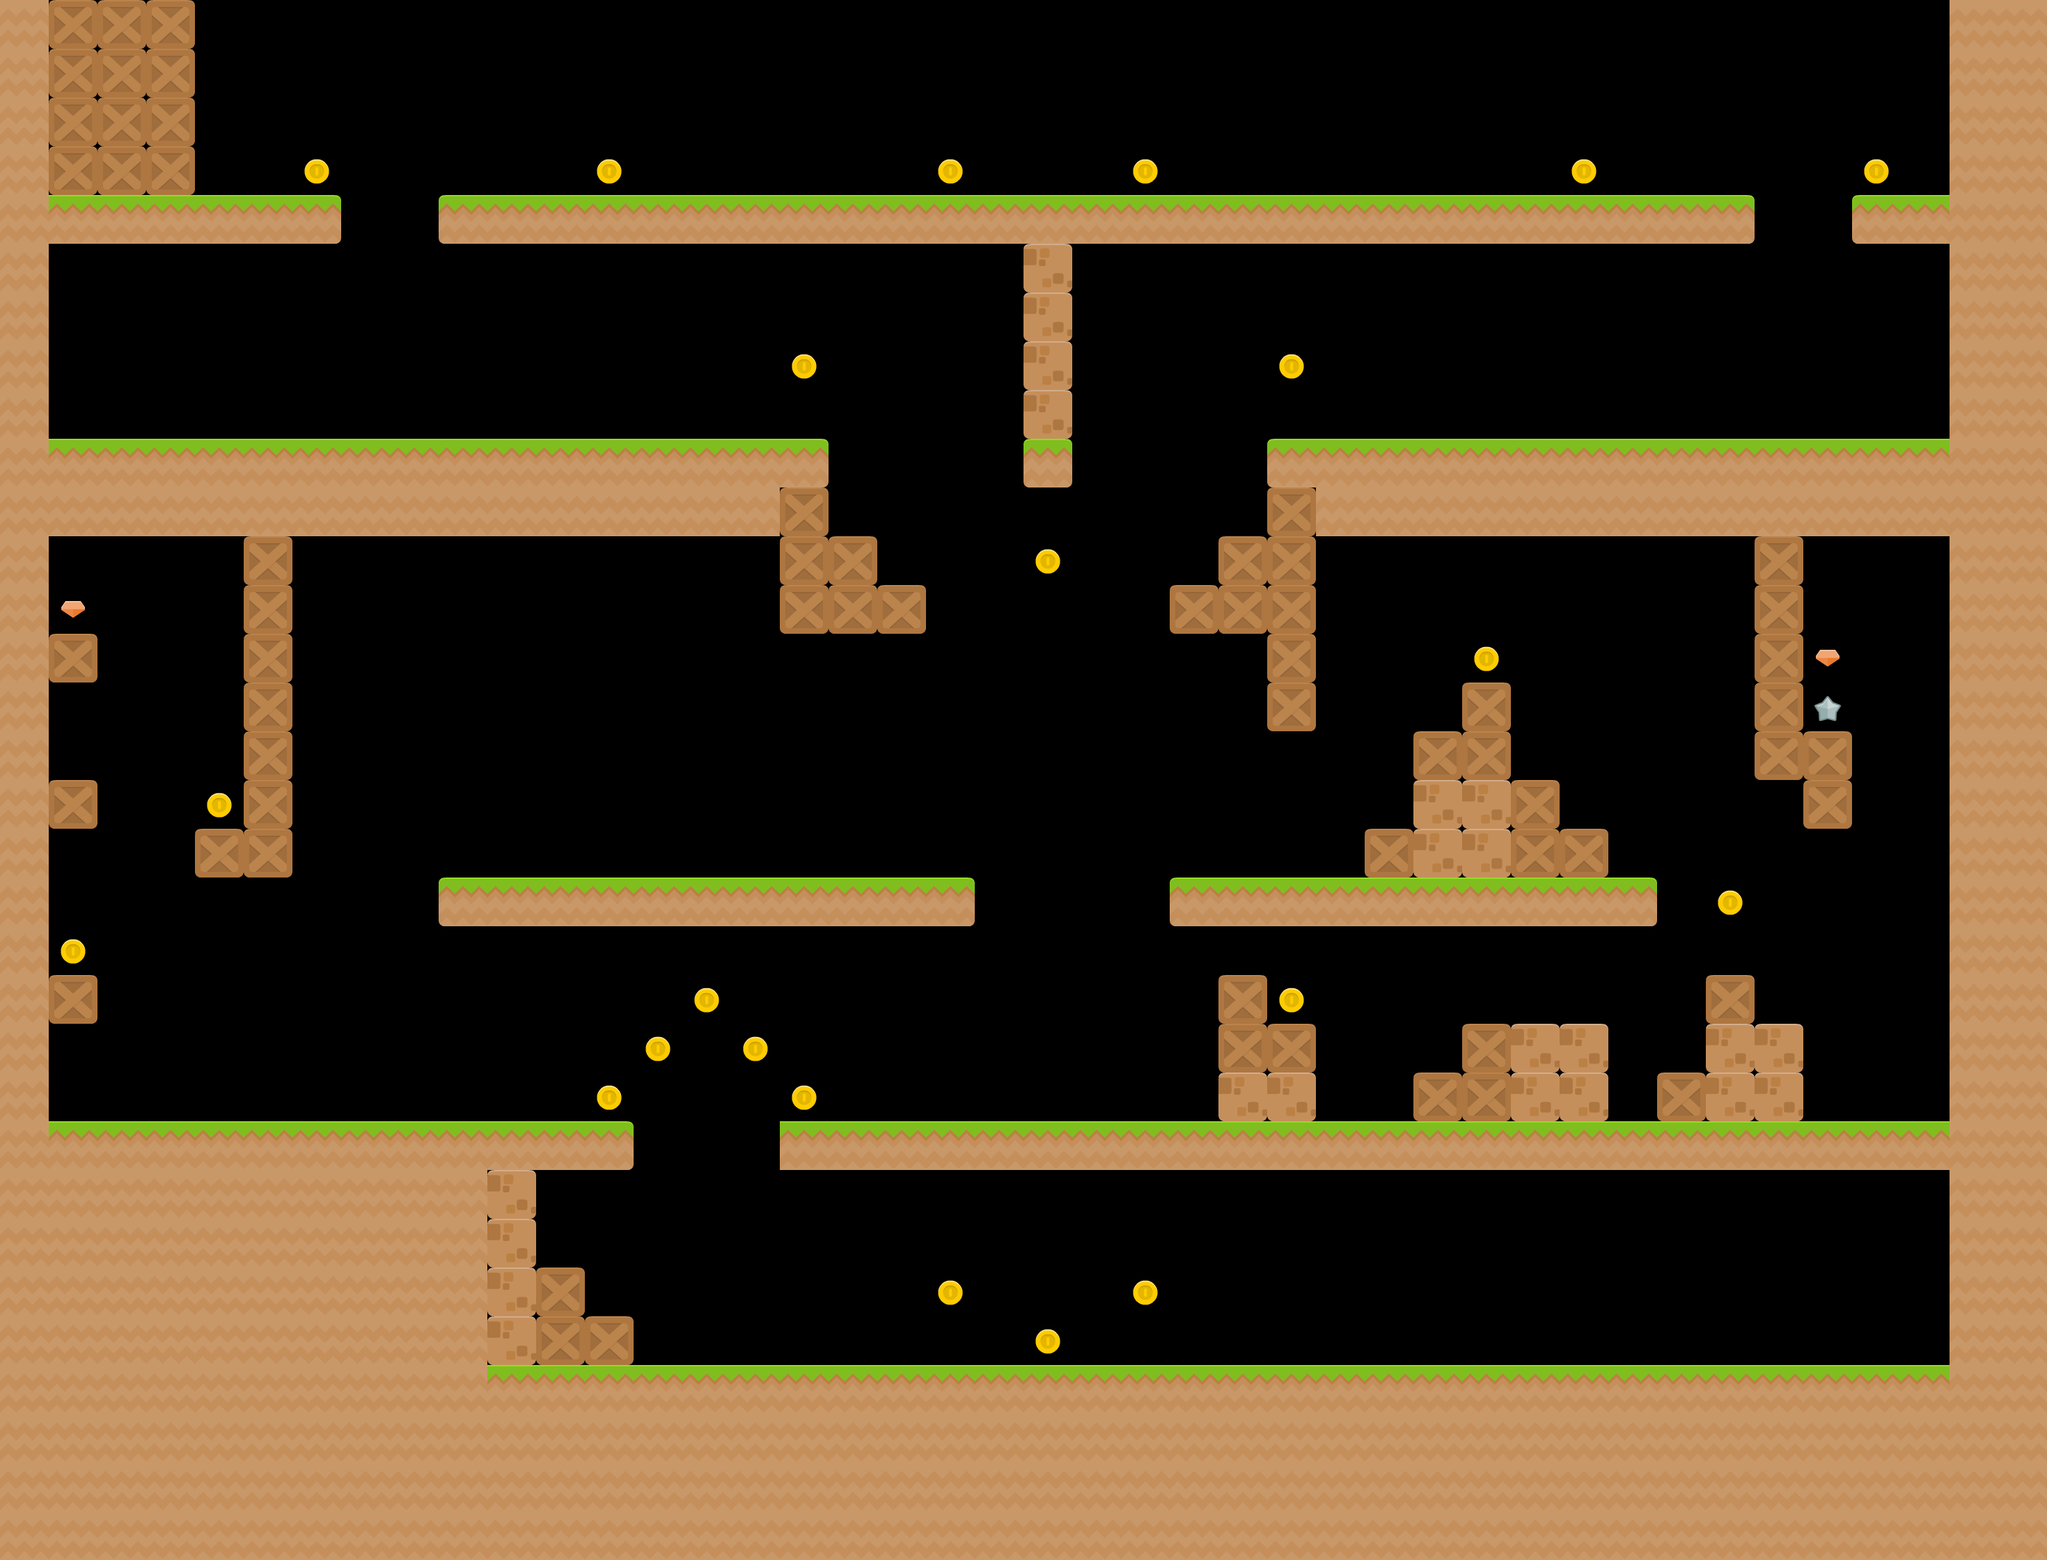

This game map was drawn from its Tiled (.tmx) file and the tilesets committed beside it. A one-line description and the trimmed map source follow:
An orthogonal 42x32 tile map with 70x70 px tiles, 4 tile layers (World, Coins, Gems, Stars), 7 tilesets and 49 objects (20x goal, 12x door, 11x platform, 5x button, start).

<map version="1.4" tiledversion="1.4.3" orientation="orthogonal" renderorder="right-down" width="42" height="32" tilewidth="70" tileheight="70" infinite="0" backgroundcolor="#000000" nextlayerid="13" nextobjectid="75">
 <editorsettings>
  <export target="../src/assets/map_2.json" format="json" />
 </editorsettings>
 <tileset firstgid="1" name="tiles" tilewidth="70" tileheight="70" tilecount="16" columns="4">
  <image source="../src/assets/tiles.png" width="280" height="280" />
 </tileset>
 <tileset firstgid="17" name="coin" tilewidth="70" tileheight="70" tilecount="1" columns="1">
  <image source="../src/assets/coin.png" width="70" height="70" />
 </tileset>
 <tileset firstgid="18" name="gem" tilewidth="70" tileheight="70" tilecount="1" columns="1">
  <image source="../src/assets/gem.png" width="70" height="70" />
 </tileset>
 <tileset firstgid="19" name="star" tilewidth="70" tileheight="70" tilecount="1" columns="1">
  <image source="../src/assets/star.png" width="70" height="70" />
 </tileset>
 <tileset firstgid="20" name="platform" tilewidth="70" tileheight="70" tilecount="1" columns="1">
  <image source="../src/assets/platform.png" width="70" height="70" />
 </tileset>
 <tileset firstgid="21" name="button" tilewidth="70" tileheight="70" tilecount="1" columns="1">
  <image source="../src/assets/buttonOff_0.png" width="70" height="70" />
 </tileset>
 <tileset firstgid="22" name="sheet_lasers" tilewidth="70" tileheight="70" tilecount="98" columns="14">
  <image source="../src/assets/sheet_lasers.png" width="980" height="490" />
 </tileset>
 <layer id="1" name="World" width="42" height="32">
  <data>[1344 cells, 523 non-empty, 7 distinct tile ids]</data>
 </layer>
 <objectgroup id="12" name="Barriers" />
 <objectgroup id="11" name="PlayerStart">
  <object id="40" name="start" gid="7" x="1470" y="140" width="70" height="70">
   <properties>
    <property name="player" type="int" value="1" />
   </properties>
  </object>
 </objectgroup>
 <objectgroup id="5" name="Platforms">
  <object id="1" name="platform" gid="20" x="560" y="355" width="70" height="70">
   <properties>
    <property name="moveHorizontal" type="bool" value="false" />
    <property name="moveVertical" type="bool" value="true" />
    <property name="obstacleNum" type="int" value="0" />
    <property name="opposite" type="bool" value="false" />
   </properties>
  </object>
  <object id="49" name="platform" gid="20" x="490" y="355" width="70" height="70">
   <properties>
    <property name="moveHorizontal" type="bool" value="false" />
    <property name="moveVertical" type="bool" value="true" />
    <property name="obstacleNum" type="int" value="0" />
    <property name="opposite" type="bool" value="false" />
   </properties>
  </object>
  <object id="54" name="platform" gid="20" x="2590" y="355" width="70" height="70">
   <properties>
    <property name="moveHorizontal" type="bool" value="false" />
    <property name="moveVertical" type="bool" value="true" />
    <property name="obstacleNum" type="int" value="0" />
    <property name="opposite" type="bool" value="false" />
   </properties>
  </object>
  <object id="55" name="platform" gid="20" x="2520" y="355" width="70" height="70">
   <properties>
    <property name="moveHorizontal" type="bool" value="false" />
    <property name="moveVertical" type="bool" value="true" />
    <property name="obstacleNum" type="int" value="0" />
    <property name="opposite" type="bool" value="false" />
   </properties>
  </object>
  <object id="56" name="platform" gid="20" x="980" y="2012" width="70" height="70">
   <properties>
    <property name="moveHorizontal" type="bool" value="false" />
    <property name="moveVertical" type="bool" value="true" />
    <property name="obstacleNum" type="int" value="-1" />
    <property name="opposite" type="bool" value="true" />
   </properties>
  </object>
  <object id="59" name="platform" gid="20" x="1506" y="910" width="70" height="70">
   <properties>
    <property name="moveHorizontal" type="bool" value="false" />
    <property name="moveVertical" type="bool" value="true" />
    <property name="obstacleNum" type="int" value="-1" />
    <property name="opposite" type="bool" value="false" />
   </properties>
  </object>
  <object id="60" name="platform" gid="20" x="1436" y="910" width="70" height="70">
   <properties>
    <property name="moveHorizontal" type="bool" value="false" />
    <property name="moveVertical" type="bool" value="true" />
    <property name="obstacleNum" type="int" value="-1" />
    <property name="opposite" type="bool" value="false" />
   </properties>
  </object>
  <object id="70" name="platform" gid="20" x="2694" y="1120" width="70" height="70">
   <properties>
    <property name="moveHorizontal" type="bool" value="false" />
    <property name="moveVertical" type="bool" value="true" />
    <property name="obstacleNum" type="int" value="1" />
    <property name="opposite" type="bool" value="false" />
   </properties>
  </object>
  <object id="72" name="platform" gid="20" x="1505" y="1662" width="70" height="70">
   <properties>
    <property name="moveHorizontal" type="bool" value="false" />
    <property name="moveVertical" type="bool" value="true" />
    <property name="obstacleNum" type="int" value="-1" />
    <property name="opposite" type="bool" value="true" />
   </properties>
  </object>
  <object id="73" name="platform" gid="20" x="490" y="1662" width="70" height="70">
   <properties>
    <property name="moveHorizontal" type="bool" value="false" />
    <property name="moveVertical" type="bool" value="true" />
    <property name="obstacleNum" type="int" value="-1" />
    <property name="opposite" type="bool" value="true" />
   </properties>
  </object>
  <object id="74" name="platform" gid="20" x="2695" y="1662" width="70" height="70">
   <properties>
    <property name="moveHorizontal" type="bool" value="false" />
    <property name="moveVertical" type="bool" value="true" />
    <property name="obstacleNum" type="int" value="1" />
    <property name="opposite" type="bool" value="true" />
   </properties>
  </object>
 </objectgroup>
 <objectgroup id="6" name="Buttons">
  <object id="4" name="button" gid="21" x="700" y="280" width="70" height="70">
   <properties>
    <property name="obstacleNum" type="int" value="0" />
    <property name="possibleInputs_20" value="200;300;010;020;" />
    <property name="possibleInputs_23" value="010;001;110;210;020;" />
    <property name="possibleInputs_24" value="010;001;110;210;020;" />
    <property name="possibleInputs_30" value="200;300;010;" />
    <property name="possibleInputs_34" value="300;010;020;001;" />
    <property name="userTogglable" type="bool" value="false" />
   </properties>
  </object>
  <object id="13" name="button" gid="21" x="2066" y="1960" width="70" height="70">
   <properties>
    <property name="obstacleNum" type="int" value="2" />
    <property name="possibleInputs_20" value="020;120;030;" />
    <property name="possibleInputs_23" value="120;111;210;002;201;" />
    <property name="possibleInputs_24" value="120;111;210;002;201;" />
    <property name="possibleInputs_30" value="020;120;" />
    <property name="possibleInputs_34" value="120;111;210;002;201;" />
    <property name="userTogglable" type="bool" value="false" />
   </properties>
  </object>
  </objectgroup>
 <objectgroup id="7" name="Doors">
  <!-- 12 objects omitted --></objectgroup>
 <objectgroup id="9" name="Goal">
  <!-- 20 objects omitted --></objectgroup>
 <layer id="2" name="Coins" width="42" height="32">
  <data>[1344 cells, 22 non-empty, 1 distinct tile ids]</data>
 </layer>
 <layer id="3" name="Gems" width="42" height="32">
  <data>[1344 cells, 2 non-empty, 1 distinct tile ids]</data>
 </layer>
 <layer id="4" name="Stars" width="42" height="32">
  <data>[1344 cells, 1 non-empty, 1 distinct tile ids]</data>
 </layer>
</map>
<!-- 35 of 49 objects omitted -->
